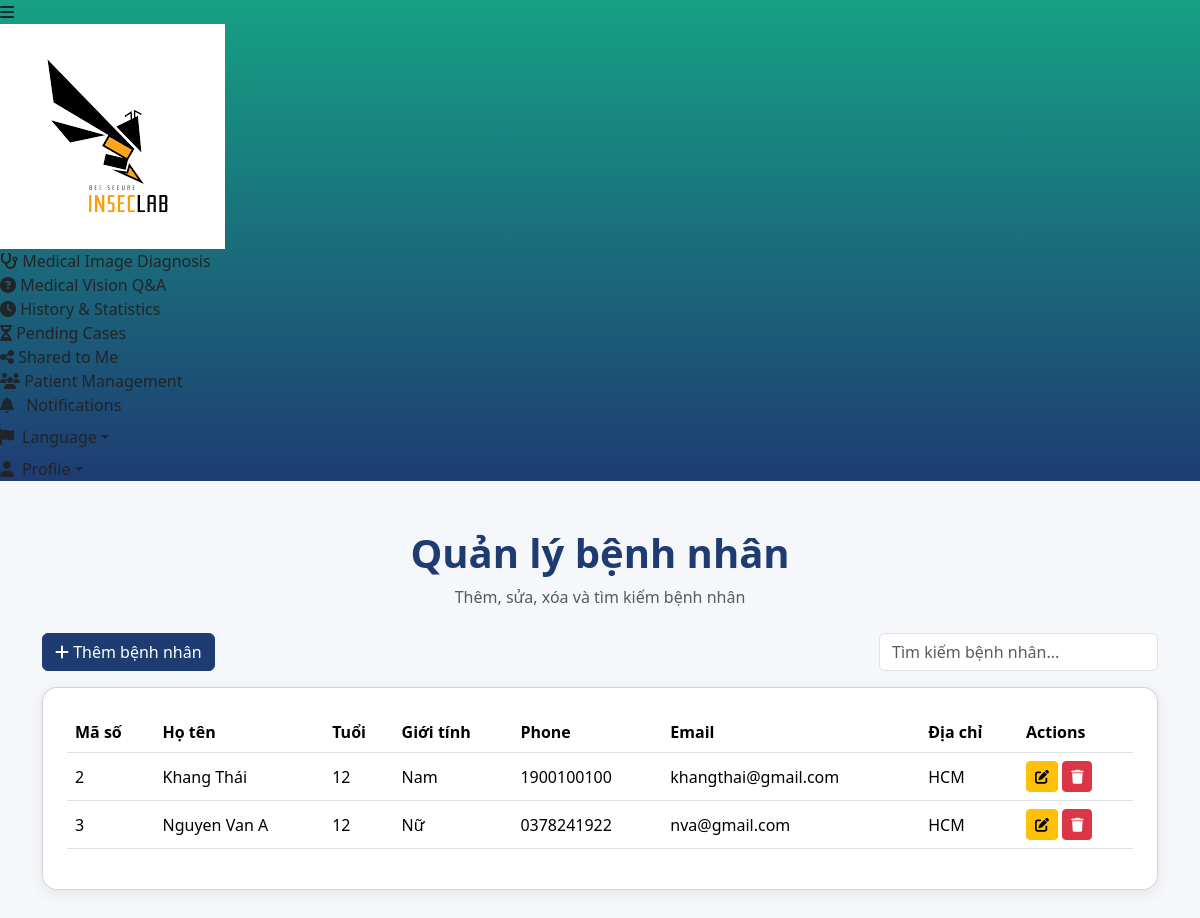
Screenshot of /patient-management (signed in) with the database file from the repository.
### tables this page shows
CREATE TABLE patients (
            id INTEGER PRIMARY KEY AUTOINCREMENT,
            name TEXT NOT NULL,
            age INTEGER,
            gender TEXT,
            phone TEXT,
            email TEXT,
            address TEXT,
            creator_id INTEGER NOT NULL
        );

### app.py (the view)
@app.route("/patient-management")
def patient_management():
    if ('user_id' not in session) or ('user_role' not in session):
        flash("Vui lòng đăng nhập", "danger")
        return redirect(url_for('index'))
    if (session['user_role'] != 'doctor'):
        flash("Role khong hop le", "danger")
        return redirect(url_for('index'))
    user_id = session['user_id']
    conn = get_db_conn()
    patients = conn.execute(
        "SELECT * FROM patients WHERE creator_id = ?",
        (user_id,)
    ).fetchall()
    conn.close()
    return render_template("patient_management.html", notifications=g.notifications, isDoctor=True, show_patient_management=True, patients=patients)

### app.py (called while the page is built)
def get_db_conn():
    conn = sqlite3.connect(DB_FILE)
    conn.row_factory = sqlite3.Row
    return conn

### templates/patient_management.html (shortened to what this page needs)
<!DOCTYPE html>
<html lang="en">
<head>
  <link href="https://cdn.jsdelivr.net/npm/bootstrap@5.3.2/dist/css/bootstrap.min.css" rel="stylesheet">
  <link rel="stylesheet" href="https://cdnjs.cloudflare.com/ajax/libs/font-awesome/6.4.2/css/all.min.css">
  <link rel="stylesheet" href="{{ url_for('static', path='sidebar.css') }}">
</head>
<body class="sidebar-collapsed" data-page="patient-management">
  {% include "sidebar.html" %}
  <div class="content">
    <div class="container py-5">
      <div class="text-center mb-4">
        <h1 class="fw-bold text-primary">Quản lý bệnh nhân</h1>
        <p class="text-muted">Thêm, sửa, xóa và tìm kiếm bệnh nhân</p>
      </div>
      <div class="mb-3 d-flex justify-content-between">
        <button class="btn btn-primary" data-bs-toggle="modal" data-bs-target="#addPatientModal">
          <i class="fas fa-plus"></i> Thêm bệnh nhân
        </button>
        <input type="text" id="searchInput" class="form-control w-25" placeholder="Tìm kiếm bệnh nhân...">
      </div>
      <div class="card p-4">
        <div class="table-responsive">
          <table class="table table-hover">
            <thead>
              <tr>
                <th>Mã số</th>
                <th>Họ tên</th>
                <th>Tuổi</th>
                <th>Giới tính</th>
                <th>Phone</th>
                <th>Email</th>
                <th>Địa chỉ</th>
                <th>Actions</th>
              </tr>
            </thead>
            <tbody>
              {% for p in patients %}
              <tr>
                <td>{{ p.id }}</td>
                <td>{{ p.name }}</td>
                <td>{{ p.age }}</td>
                <td>{{ p.gender }}</td>
                <td>{{ p.phone }}</td>
                <td>{{ p.email }}</td>
                <td>{{ p.address }}</td>
                <td>
                  <button class="btn btn-sm btn-warning edit-btn" data-bs-toggle="modal" data-bs-target="#editPatientModal"
                    data-id="{{ p.id }}" data-name="{{ p.name }}" data-age="{{ p.age }}" data-gender="{{ p.gender }}"
                    data-phone="{{ p.phone }}" data-email="{{ p.email }}" data-address="{{ p.address }}">
                    <i class="fas fa-edit"></i>
                  </button>
                  <form action="{{ url_for('delete_patient', id=p.id) }}" method="POST" class="d-inline">
                    <button type="submit" class="btn btn-sm btn-danger" onclick="return confirm('Bạn có chắc muốn xóa?')">
                      <i class="fas fa-trash"></i>
                    </button>
                  </form>
                </td>
              </tr>
              {% endfor %}
            </tbody>
          </table>
        </div>
      </div>
    </div>
  </div>
</body>
</html>

### templates/sidebar.html (shortened to what this page needs)
<div class="sidebar" id="sidebar">
  <div class="toggle-btn" id="toggleSidebar">
    <i class="fas fa-bars"></i>
  </div>
  <a href="/">
    <img src="/static/logo.png" alt="Logo" class="logo">
  </a>
  <div class="menu-section">
    <a class="nav-link" href="/diagnose" data-page="diagnose">
      <i class="fas fa-stethoscope"></i>
      <span class="nav-text">Medical Image Diagnosis</span>
    </a>
    <a class="nav-link" href="/vision-qa" data-page="vision-qa">
      <i class="fas fa-circle-question"></i>
      <span class="nav-text">Medical Vision Q&A</span>
    </a>
    <a class="nav-link" href="/history" data-page="history">
      <i class="fas fa-clock"></i>
      <span class="nav-text">History & Statistics</span>
    </a>
    {% if isDoctor %}
    <a class="nav-link" href="/pending-cases" data-page="pending-cases">
      <i class="fas fa-hourglass-half"></i>
      <span class="nav-text">Pending Cases</span>
    </a>
    {% endif %}
    <a class="nav-link" href="/shared-to-me" data-page="shared-to-me">
      <i class="fas fa-share-nodes"></i>
      <span class="nav-text">Shared to Me</span>
    </a>
    {% if show_patient_management %}
    <a class="nav-link" href="/patient-management" data-page="patient-management">
      <i class="fas fa-users"></i>
      <span class="nav-text">Patient Management</span>
    </a>
    {% endif %}
  </div>
  <div class="menu-section menu-bottom">
    <a class="nav-link position-relative" href="#" data-bs-toggle="modal" data-bs-target="#notificationsModal">
      <i class="fas fa-bell"></i>
      <span class="nav-text ms-2">Notifications</span>
    </a>
    <div class="dropdown w-100 mt-2">
      <a class="dropdown-toggle d-flex align-items-center nav-link" href="#" id="langToggle" data-bs-toggle="dropdown" data-bs-display="static" aria-expanded="false">
        <i class="fas fa-flag"></i>
        <span class="nav-text ms-2">Language</span>
      </a>
    </div>
    <div class="dropdown w-100 mt-2">
      <a class="dropdown-toggle d-flex align-items-center nav-link" href="#" id="profileToggle" data-bs-toggle="dropdown" data-bs-display="static" aria-expanded="false">
        <i class="fas fa-user"></i>
        <span class="nav-text ms-2">Profile</span>
      </a>
    </div>
  </div>
</div>

### templates/patient_management.html (style rules this page uses)
body { background: #f5f7fa; }
.card { border-radius: 15px; box-shadow: 0px 4px 15px rgba(0,0,0,0.08); }
.table td, .table th { vertical-align: middle; }
#searchInput { max-width: 300px; }

### templates/sidebar.html (style rules this page uses)
.sidebar { background: linear-gradient(180deg,#16a085,#1e3c72); }
.text-primary { color: #1e3c72 !important; }
.btn-primary { border-color: #1e3c72 !important; background: #1e3c72 !important; }

### rows the page displays
patients: id "2", name "Khang Thái", age "12", gender "Nam", phone "1900100100", email "khangthai@gmail.com", address "HCM"
patients: id "3", name "Nguyen Van A", age "12", gender "Nữ", phone "0378241922", email "nva@gmail.com", address "HCM"
